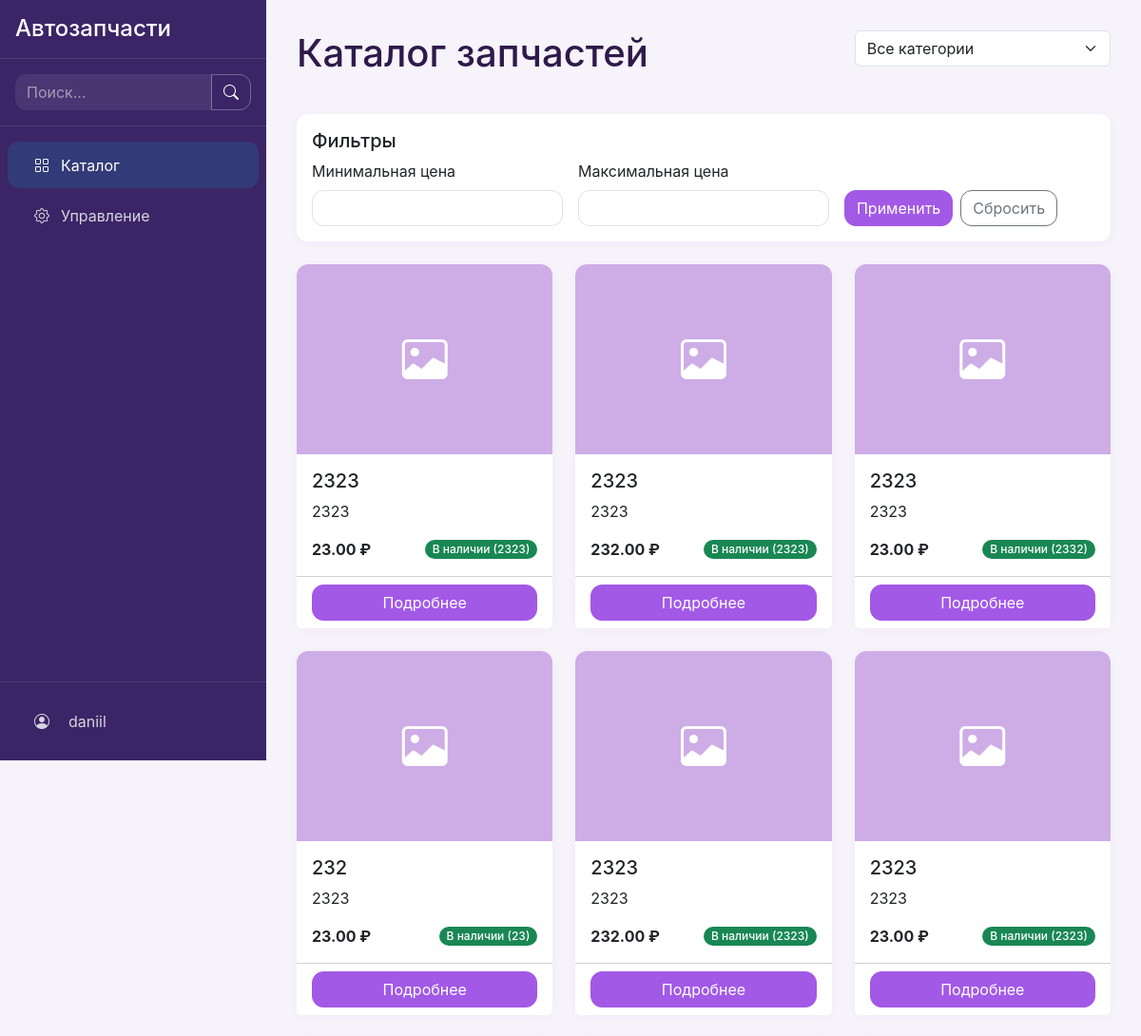
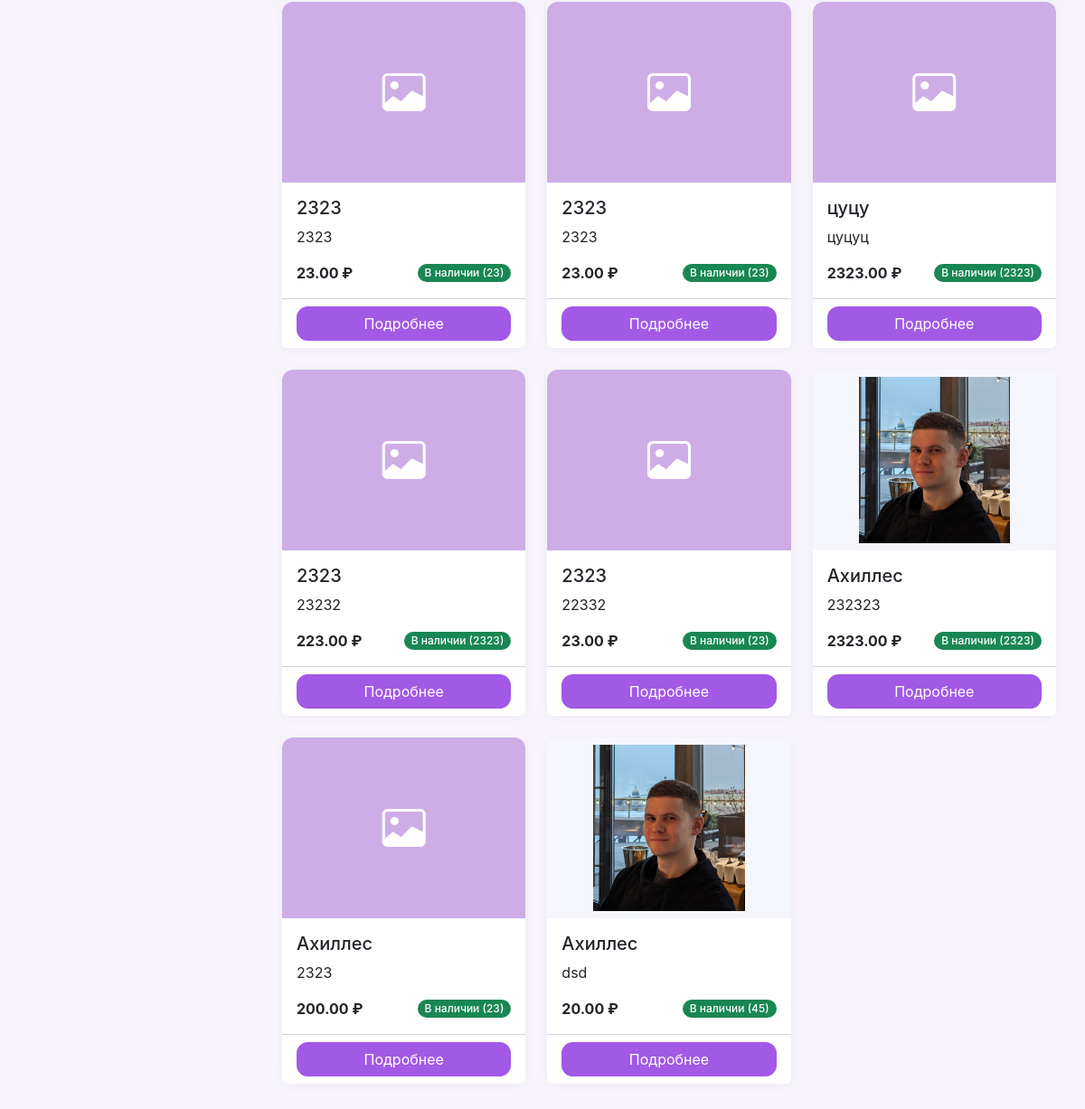
/ (signed in), run on the app's committed database (2 pictures, top to bottom).
### autoparts/models.py (models this page shows, shortened)
class User(AbstractUser):
    ROLES = (
        ('admin', 'Администратор'),
        ('manager', 'Менеджер'),
        ('client', 'Клиент'),
    )
    role = models.CharField(max_length=10, choices=ROLES, default='client')
    phone = models.CharField(max_length=20, blank=True)
    address = models.TextField(blank=True)

class Part(models.Model):
    name = models.CharField(max_length=200, verbose_name='Название')
    category = models.ForeignKey('Category', on_delete=models.CASCADE, verbose_name='Категория')
    description = models.TextField(verbose_name='Описание')
    price = models.DecimalField(
        max_digits=10,
        decimal_places=2,
        verbose_name='Розничная цена'
    )
    wholesale_price = models.DecimalField(
        max_digits=10,
        decimal_places=2,
        verbose_name='Оптовая цена',
        blank=True,
        null=True
    )
    wholesale_threshold = models.IntegerField(
        default=10,
        verbose_name='Порог для опта',
        validators=[MinValueValidator(1)]
    )
    quantity = models.PositiveIntegerField(verbose_name='Количество на складе')
    min_order = models.PositiveIntegerField(
        default=1,
        verbose_name='Минимальный заказ',
        validators=[MinValueValidator(1)]
    )
    sku = models.CharField(
        max_length=50,
        unique=True,
        verbose_name='Артикул',
        default=generate_sku  # Автогенерация по умолчанию
    )
    image = models.ImageField(
        upload_to='parts/',
        blank=True,
        null=True,
        verbose_name='Изображение'
    )
    created_at = models.DateTimeField(auto_now_add=True, verbose_name='Дата создания')
    updated_at = models.DateTimeField(auto_now=True, verbose_name='Дата обновления')
    class Meta:
        verbose_name = 'Запчасть'
        verbose_name_plural = 'Запчасти'
        ordering = ['-created_at']

### autoparts/views.py (the view)
# urls.py: path('', views.catalog, name='catalog'),
@login_required
def catalog(request):
    query = request.GET.get('q', '')
    category_id = request.GET.get('category')
    min_price = request.GET.get('min_price')
    max_price = request.GET.get('max_price')
    parts = Part.objects.filter(quantity__gt=0)
    if query:
        parts = parts.filter(
            Q(name__icontains=query) |
            Q(description__icontains=query) |
            Q(sku__icontains=query)
        )
    if category_id:
        parts = parts.filter(category_id=category_id)
    if min_price:
        parts = parts.filter(price__gte=float(min_price))
    if max_price:
        parts = parts.filter(price__lte=float(max_price))
    categories = Category.objects.all()
    return render(request, 'autoparts/catalog.html', {
        'parts': parts,
        'categories': categories,
        'search_query': query,
        'selected_category': int(category_id) if category_id else None,
    })

### autoparts/templates/autoparts/catalog.html (shortened to what this page needs)
{% extends 'autoparts/base.html' %}
{% block content %}
<div class="row mb-4">
    <div class="col-md-8">
        <h1>Каталог запчастей</h1>
    </div>
    <div class="col-md-4">
        <form method="get" class="row g-2">
            <div class="col">
                <select name="category" class="form-select" onchange="this.form.submit()">
                    <option value="">Все категории</option>
                </select>
            </div>
        </form>
    </div>
</div>
<div class="row mb-4">
    <div class="col-12">
        <div class="card">
            <div class="card-body">
                <h5 class="card-title">Фильтры</h5>
                <form method="get" class="row g-3">
                    <div class="col-md-4">
                        <label for="min_price" class="form-label">Минимальная цена</label>
                        <input type="number" class="form-control" id="min_price" name="min_price" value="{{ request.GET.min_price }}">
                    </div>
                    <div class="col-md-4">
                        <label for="max_price" class="form-label">Максимальная цена</label>
                        <input type="number" class="form-control" id="max_price" name="max_price" value="{{ request.GET.max_price }}">
                    </div>
                    <div class="col-md-4 d-flex align-items-end">
                        <button type="submit" class="btn btn-primary me-2">Применить</button>
                        <a href="{% url 'catalog' %}" class="btn btn-outline-secondary">Сбросить</a>
                    </div>
                </form>
            </div>
        </div>
    </div>
</div>
{% if parts %}
<div class="row row-cols-1 row-cols-md-3 g-4">
    {% for part in parts %}
    <div class="col">
        <div class="card h-100">
            {% if part.image %}
            <img src="{{ part.image.url }}" class="card-img-top" alt="{{ part.name }}">
            {% else %}
            <div class="card-img-top bg-secondary d-flex align-items-center justify-content-center" style="height: 200px;">
                <i class="bi bi-image text-white" style="font-size: 3rem;"></i>
            </div>
            {% endif %}
            <div class="card-body">
                <h5 class="card-title">{{ part.name }}</h5>
                <p class="card-text">{{ part.description|truncatechars:100 }}</p>
                <div class="d-flex justify-content-between align-items-center">
                    <span class="fw-bold">{{ part.price }} ₽</span>
                    <span class="badge bg-{% if part.quantity > 0 %}success{% else %}danger{% endif %}">
                        {% if part.quantity > 0 %}В наличии ({{ part.quantity }}){% else %}Нет в наличии{% endif %}
                    </span>
                </div>
            </div>
            <div class="card-footer bg-white">
                <a href="{% url 'part_detail' part.id %}" class="btn btn-primary w-100">Подробнее</a>
            </div>
        </div>
    </div>
    {% endfor %}
</div>
{% else %}
<div class="alert alert-info" role="alert">
    По вашему запросу ничего не найдено. Попробуйте изменить параметры поиска.
</div>
{% endif %}
{% endblock %}

### autoparts/templates/autoparts/base.html (shortened to what this page needs)
<!DOCTYPE html>
<html lang="ru">
<head>
    <link href="https://cdn.jsdelivr.net/npm/bootstrap@5.3.0/dist/css/bootstrap.min.css" rel="stylesheet">
    <link rel="stylesheet" href="https://cdn.jsdelivr.net/npm/bootstrap-icons@1.10.0/font/bootstrap-icons.css">
    {% load static %}
    <link rel="stylesheet" href="{% static 'css/variables.css' %}">
    <link rel="stylesheet" href="{% static 'css/base.css' %}">
    <link rel="stylesheet" href="{% static 'css/layout.css' %}">
    <link rel="stylesheet" href="{% static 'css/components.css' %}">
    <link rel="stylesheet" href="{% static 'css/utilities.css' %}">
</head>
<body>
    {% if user.is_authenticated %}
    <nav class="sidebar">
        <div class="sidebar-header">
            <h4 class="mb-0">Автозапчасти</h4>
        </div>
        <form class="search-form" action="{% url 'catalog' %}" method="get">
            <div class="input-group">
                <input class="form-control" type="search" name="q" placeholder="Поиск..." value="{{ request.GET.q }}">
                <button class="btn btn-outline-light" type="submit">
                    <i class="bi bi-search"></i>
                </button>
            </div>
        </form>
        <div class="sidebar-menu">
            <ul class="nav flex-column gap-1 px-2">
                <li class="nav-item">
                    <a class="nav-link text-decoration-none {% if request.resolver_match.url_name == 'catalog' %}active{% endif %}" href="{% url 'catalog' %}">
                        <i class="bi bi-grid"></i> Каталог
                    </a>
                </li>
                {% if user.role == 'manager' or user.role == 'admin' %}
                <li class="nav-item">
                    <a class="nav-link text-decoration-none {% if request.resolver_match.url_name == 'part_management' %}active{% endif %}" href="{% url 'part_management' %}">
                        <i class="bi bi-gear"></i> Управление
                    </a>
                </li>
                {% endif %}
            </ul>
        </div>
        <div class="user-info py-0 px-2">
            <div class="sidebar-menu">
                <ul class="nav flex-column gap-1">
                    <li class="nav-item">
                        <a class="nav-link text-decoration-none {% if request.resolver_match.url_name == 'profile' %}active{% endif %}" href="{% url 'profile' %}">
                            <i class="bi bi-person-circle me-2"></i>
                            <span>{{ user.username }}</span>
                        </a>
                    </li>
                </ul>
            </div>
        </div>
    </nav>
    {% endif %}
    <main class="main-content">
        {% block content %}{% endblock %}
    </main>
</body>
</html>

### static/css/variables.css (style rules this page uses)
:root { --primary-color: #a259e6; --primary-hover: #7c3fa9; --secondary-color: #ceade6; --sidebar-bg: #3b2566; --sidebar-text: #fff; --main-bg: #f6f3fa; --card-bg: #fff; --card-shadow: 0 2px 8px rgba(162, 89, 230, 0.06); --text-dark: #2d1a4a; --text-light: #fff; --success-color: #198754; --danger-color: #dc3545; --warning-color: #ffc107; --info-color: #0dcaf0; --light-color: #f8f9fa; --dark-color: #212529; --sidebar-width: 280px; --header-height: 60px; --border-radius: 12px; --spacing-xs: 0.25rem; --spacing-sm: 0.5rem; --spacing-md: 1rem; --spacing-lg: 1.5rem; --spacing-xl: 2rem; --shadow-sm: 0 .125rem .25rem rgba(0,0,0,.075); --shadow-md: 0 .5rem 1rem rgba(0,0,0,.15); --shadow-lg: 0 1rem 3rem rgba(0,0,0,.175); --transition-speed: 0.3s; --transition-timing: ease-in-out; }

### static/css/base.css (style rules this page uses)
*, *::before, *::after { box-sizing: border-box; margin: 0; padding: 0; }
html { font-size: 16px; line-height: 1.5; -webkit-text-size-adjust: 100%; -webkit-tap-highlight-color: rgba(0, 0, 0, 0); }
body { font-family: -apple-system, BlinkMacSystemFont, "Segoe UI", Roboto, "Helvetica Neue", Arial, sans-serif; color: var(--dark-color); background-color: var(--light-color); -webkit-font-smoothing: antialiased; -moz-osx-font-smoothing: grayscale; }
h1, h2, h3, h4, h5, h6 { margin-bottom: var(--spacing-md); font-weight: 500; line-height: 1.2; }
h1 { font-size: 2.5rem; }
h4 { font-size: 1.5rem; }
h5 { font-size: 1.25rem; }
p { margin-bottom: var(--spacing-md); }
a { color: var(--primary-color); text-decoration: none !important; transition: color var(--transition-speed) var(--transition-timing); }
ul, ol { margin-bottom: var(--spacing-md); padding-left: var(--spacing-lg); }
img { max-width: 100%; height: auto; vertical-align: middle; border-style: none; }
label { display: inline-block; margin-bottom: var(--spacing-xs); }
input, button, select, optgroup, textarea { margin: 0; font-family: inherit; font-size: inherit; line-height: inherit; }
button, input { overflow: visible; }
button, select { text-transform: none; }
button, [type="button"], [type="reset"], [type="submit"] { -webkit-appearance: button; }

### static/css/layout.css (style rules this page uses)
body { min-height: 100vh; display: flex; background: var(--main-bg); color: var(--text-dark); }
.sidebar { width: var(--sidebar-width); background: var(--dark-color); color: white; position: fixed; height: 100vh; overflow-y: auto; transition: all var(--transition-speed) var(--transition-timing); z-index: 1000; }
.sidebar-header { padding: var(--spacing-md); border-bottom: 1px solid rgba(255,255,255,0.1); }
.sidebar-menu { padding: var(--spacing-md) 0; }
.sidebar-menu .nav-link { color: rgba(255,255,255,0.8); padding: var(--spacing-sm) var(--spacing-lg); display: flex; align-items: center; gap: var(--spacing-sm); transition: all var(--transition-speed) var(--transition-timing); }
.sidebar-menu .nav-link.active { color: white; background: rgba(255,255,255,0.1); }
.sidebar-menu .nav-link i { width: 1.5rem; text-align: center; }
.main-content { margin-left: var(--sidebar-width); flex: 1; padding: 2rem; background: var(--main-bg); min-height: 100vh; color: var(--text-dark); }
.search-form { padding: var(--spacing-md); border-bottom: 1px solid rgba(255,255,255,0.1); }
.search-form .form-control { background: rgba(255,255,255,0.1); border: none; color: white; }
.search-form .form-control::placeholder { color: rgba(255,255,255,0.5); }
.search-form .btn { color: white; border-color: rgba(255,255,255,0.2); }
.user-info { border-top: 1px solid rgba(255,255,255,0.1); margin-top: auto; }

### static/css/utilities.css (style rules this page uses)
.mb-0 { margin-bottom: 0 !important; }
.mb-4 { margin-bottom: var(--spacing-lg) !important; }
.d-flex { display: flex !important; }
.flex-column { flex-direction: column !important; }
.justify-content-center { justify-content: center !important; }
.justify-content-between { justify-content: space-between !important; }
.align-items-end { align-items: flex-end !important; }
.align-items-center { align-items: center !important; }
.w-100 { width: 100% !important; }
.h-100 { height: 100% !important; }
.btn-primary { background-color: var(--primary-color) !important; border-color: var(--primary-color) !important; color: var(--text-light) !important; }
.btn-outline-light { color: var(--sidebar-text) !important; border-color: rgba(255,255,255,0.3) !important; background: transparent !important; }
.bg-secondary { background-color: var(--secondary-color) !important; }

### data on the page
User: username "daniil"
Part: name "2323", description "2323", price "23.00", quantity "2323"
Part: name "2323", description "2323", price "232.00", quantity "2323"
Part: name "2323", description "2323", price "23.00", quantity "2332"
Part: name "232", description "2323", price "23.00", quantity "23"
Part: name "2323", description "2323", price "232.00", quantity "2323"
Part: name "2323", description "2323", price "23.00", quantity "2323"
Part: name "2323", description "2323", price "23.00", quantity "23"
Part: name "2323", description "2323", price "23.00", quantity "23"
Part: name "цуцу", description "цуцуц", price "2323.00", quantity "2323"
Part: name "2323", description "23232", price "223.00", quantity "2323"
Part: name "2323", description "22332", price "23.00", quantity "23"
Part: image (picture), name "Ахиллес", description "232323", price "2323.00", quantity "2323"
Part: name "Ахиллес", description "2323", price "200.00", quantity "23"
Part: image (picture), name "Ахиллес", description "dsd", price "20.00", quantity "45"
